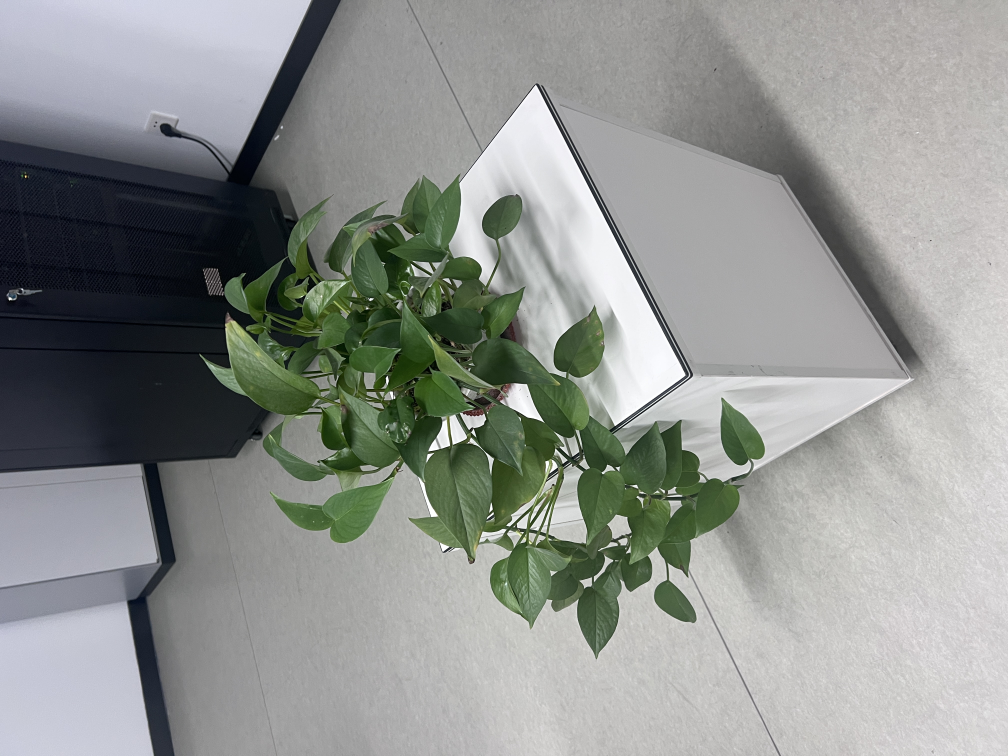
#> input picture scene/images/IMG_1251.JPG, 4032 x 3024 px, found by its file name (shown at 1/4 size); its folder holds only this picture in this run
$ python change_size.py
#> lines starting #> are read from the running program, lines starting #| are printed output that depends on the picture
import cv2
import os
from PIL import Image

images_path = '/root/model_saved/neural_network_hw3/task3/nerf-pytorch-masaumi/data/nerf_llff_data/souji/images/' # 原图路径
output_dir = '/root/model_saved/neural_network_hw3/task3/nerf-pytorch-masaumi/data/nerf_llff_data/souji/images_8/' # resize后路径

factor = 8 # 降采样倍数

images_list = os.listdir(images_path)
img = Image.open(images_path + images_list[0])
#> img is the input picture: PIL image 4032x3024 RGB; mean R, G, B 142.4, 145.9, 142.4
(W,H) = (img.width,img.height) #[W,H]
#> W = 4032; H = 3024
print("image_size : ",(W ,H))
#| image_size :  (4032, 3024)

for image_name in images_list:
    img = cv2.imread(images_path+image_name)
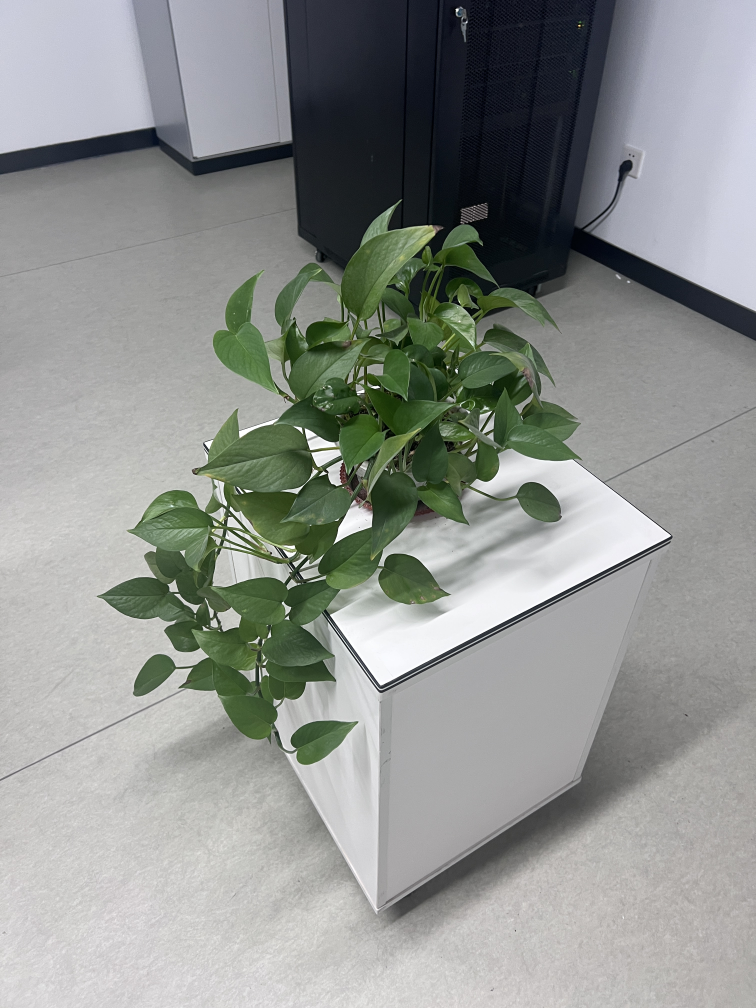
#> img: shape (4032, 3024, 3) (shown at 1/4 size); mean B, G, R 142.4, 145.9, 142.4
    img_resize = cv2.resize(img, (int(W/factor), int(H/factor)))
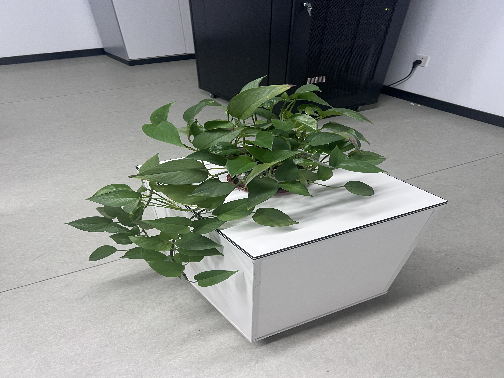
#> img_resize: shape (378, 504, 3); mean B, G, R 142.3, 145.8, 142.3
    cv2.imwrite(output_dir + image_name, img_resize)
    print(image_name , " done")
print("all images done")

$ run again, on scene/images/IMG_1256.JPG
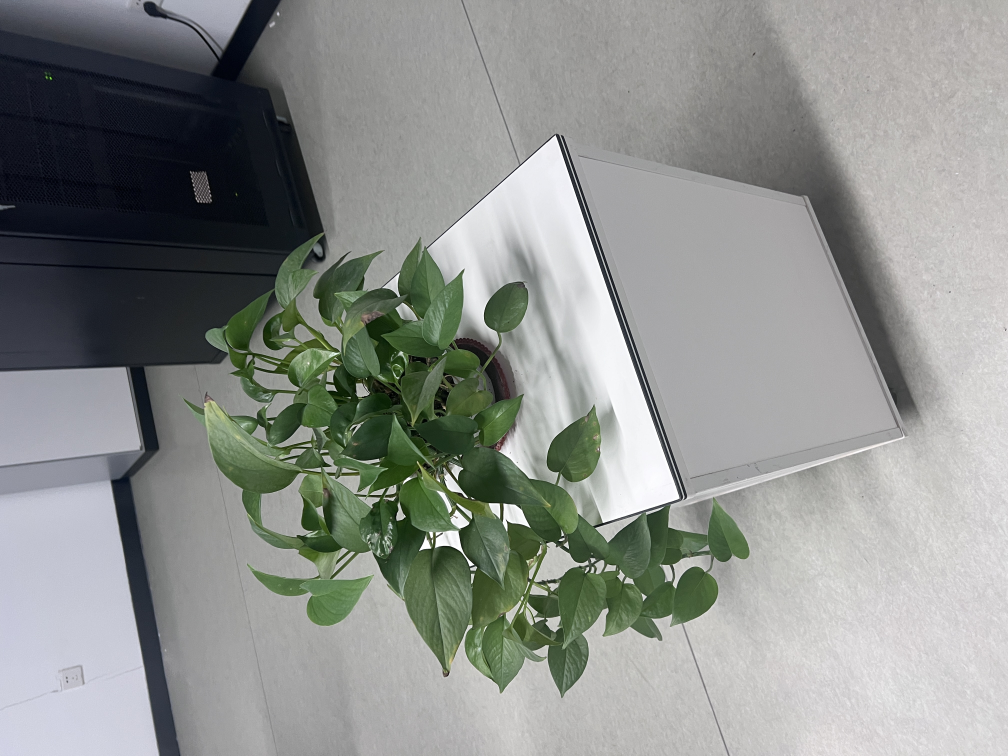
#> input picture scene/images/IMG_1256.JPG, 4032 x 3024 px, found by its file name (shown at 1/4 size)
#> img is the input picture: PIL image 4032x3024 RGB; mean R, G, B 140.1, 143.5, 140.1
#| image_size :  (4032, 3024)
#> `img = cv2.imread(images_path+image_name)`:
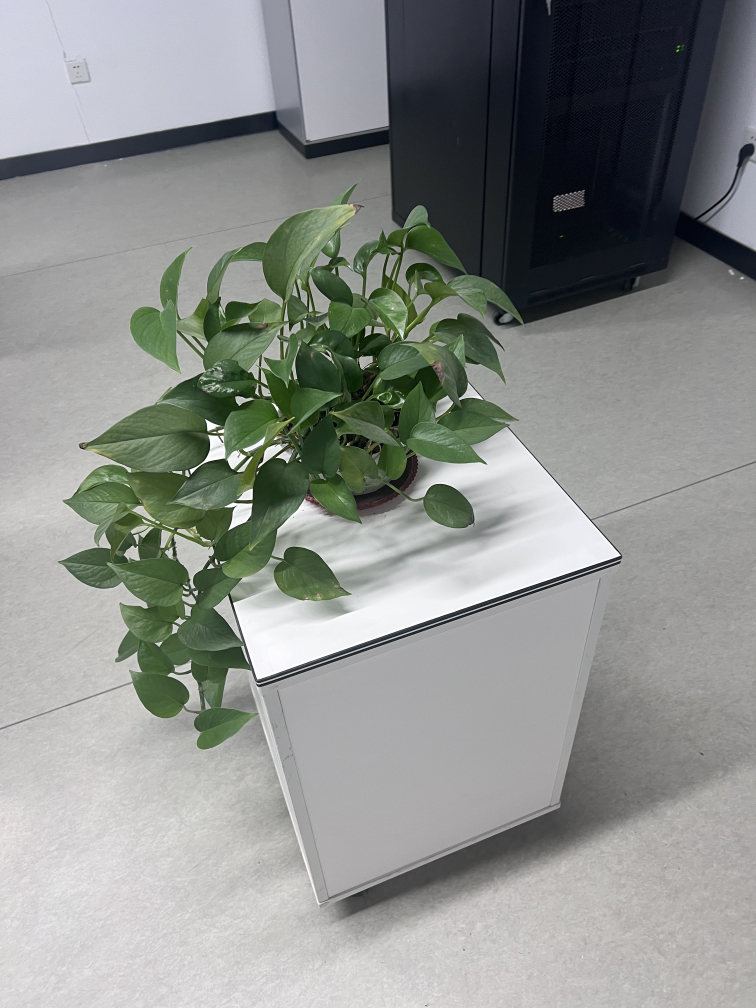
#> img: shape (4032, 3024, 3) (shown at 1/4 size); mean B, G, R 140.1, 143.5, 140.1
#> `img_resize = cv2.resize(img, (int(W/factor), int(H/factor)))`:
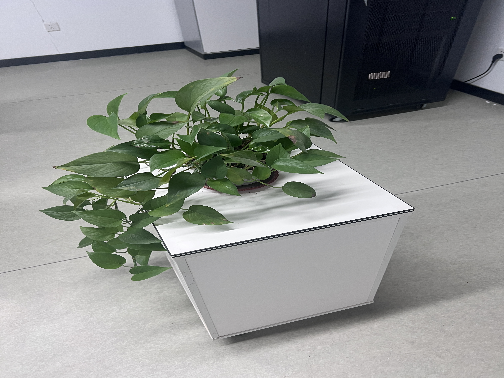
#> img_resize: shape (378, 504, 3); mean B, G, R 140, 143.4, 140.1

$ run again, on scene/images/IMG_1258.JPG
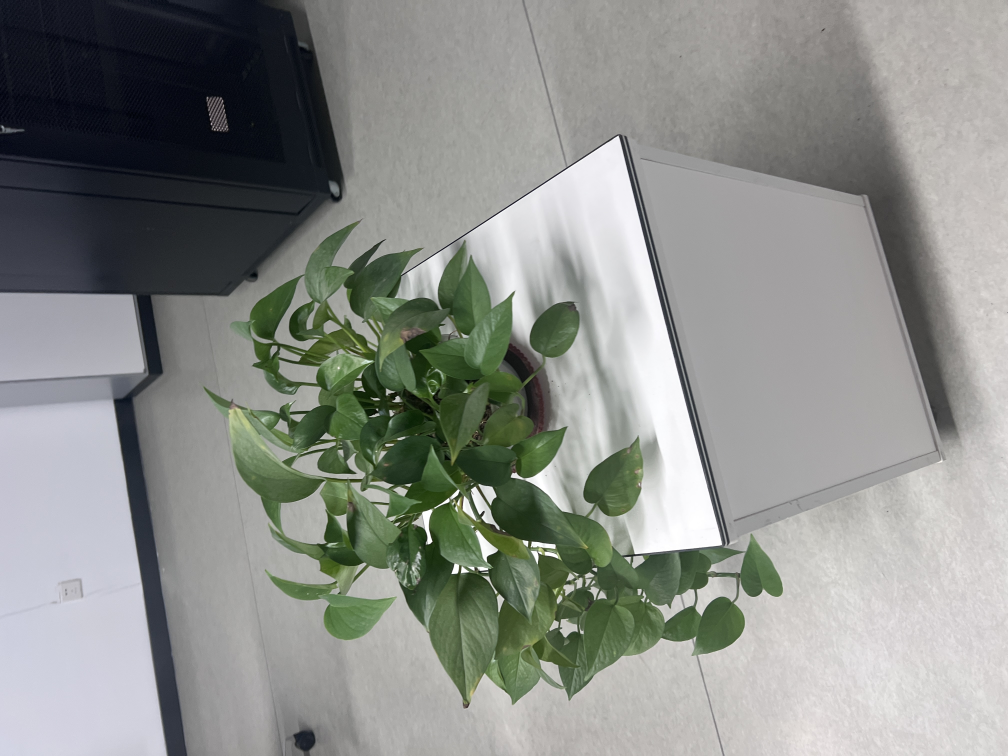
#> input picture scene/images/IMG_1258.JPG, 4032 x 3024 px, found by its file name (shown at 1/4 size)
#> img is the input picture: PIL image 4032x3024 RGB; mean R, G, B 139.1, 142, 137.7
#| image_size :  (4032, 3024)
#> `img = cv2.imread(images_path+image_name)`:
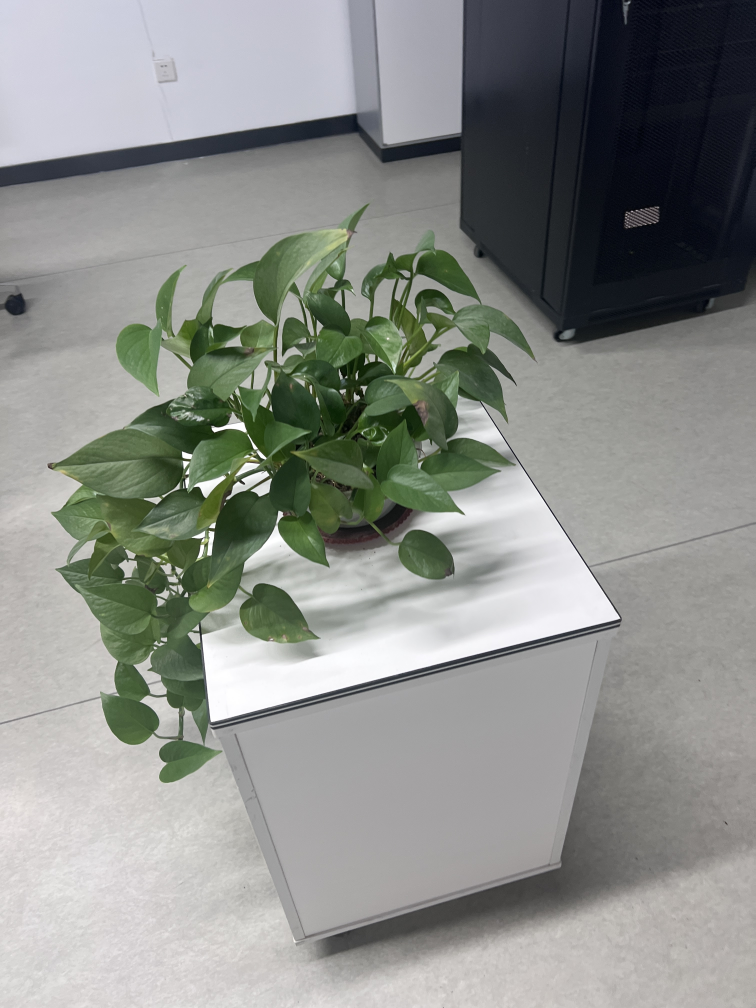
#> img: shape (4032, 3024, 3) (shown at 1/4 size); mean B, G, R 137.7, 142, 139.1
#> `img_resize = cv2.resize(img, (int(W/factor), int(H/factor)))`:
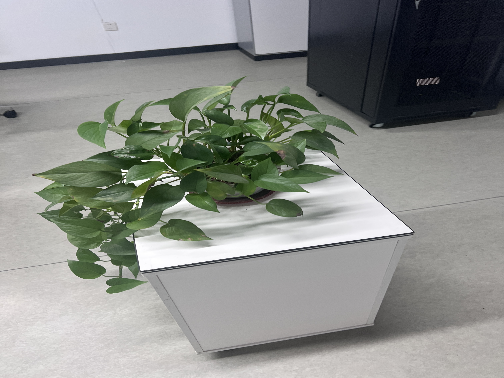
#> img_resize: shape (378, 504, 3); mean B, G, R 137.6, 141.9, 139
